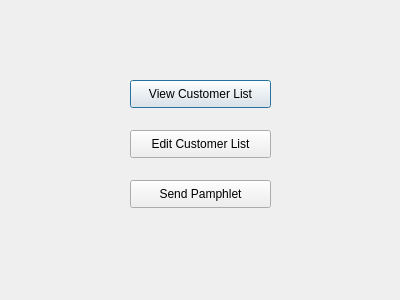
<?xml version="1.0" encoding="UTF-8"?>
<ui version="4.0">
 <class>SecDialog</class>
 <widget class="QDialog" name="SecDialog">
  <property name="geometry">
   <rect>
    <x>0</x>
    <y>0</y>
    <width>400</width>
    <height>300</height>
   </rect>
  </property>
  <property name="font">
   <font>
    <family>MS Shell Dlg 2</family>
   </font>
  </property>
  <property name="windowTitle">
   <string>Dialog</string>
  </property>
  <property name="styleSheet">
   <string notr="true"/>
  </property>
  <widget class="QPushButton" name="customerList_pushButton">
   <property name="geometry">
    <rect>
     <x>130</x>
     <y>80</y>
     <width>141</width>
     <height>28</height>
    </rect>
   </property>
   <property name="text">
    <string>View Customer List</string>
   </property>
  </widget>
  <widget class="QPushButton" name="editList_pushButton">
   <property name="geometry">
    <rect>
     <x>130</x>
     <y>130</y>
     <width>141</width>
     <height>28</height>
    </rect>
   </property>
   <property name="text">
    <string>Edit Customer List</string>
   </property>
  </widget>
  <widget class="QPushButton" name="snedPamphlet_pushButton">
   <property name="geometry">
    <rect>
     <x>130</x>
     <y>180</y>
     <width>141</width>
     <height>28</height>
    </rect>
   </property>
   <property name="text">
    <string>Send Pamphlet</string>
   </property>
  </widget>
 </widget>
 <resources/>
 <connections>
  <connection>
   <sender>customerList_pushButton</sender>
   <signal>clicked()</signal>
   <receiver>SecDialog</receiver>
   <slot>viewCustomerList()</slot>
   <hints>
    <hint type="sourcelabel">
     <x>189</x>
     <y>97</y>
    </hint>
    <hint type="destinationlabel">
     <x>264</x>
     <y>41</y>
    </hint>
   </hints>
  </connection>
  <connection>
   <sender>editList_pushButton</sender>
   <signal>clicked()</signal>
   <receiver>SecDialog</receiver>
   <slot>editCustomerList()</slot>
   <hints>
    <hint type="sourcelabel">
     <x>241</x>
     <y>140</y>
    </hint>
    <hint type="destinationlabel">
     <x>273</x>
     <y>122</y>
    </hint>
   </hints>
  </connection>
  <connection>
   <sender>snedPamphlet_pushButton</sender>
   <signal>clicked()</signal>
   <receiver>SecDialog</receiver>
   <slot>sendPamphletList()</slot>
   <hints>
    <hint type="sourcelabel">
     <x>181</x>
     <y>189</y>
    </hint>
    <hint type="destinationlabel">
     <x>265</x>
     <y>240</y>
    </hint>
   </hints>
  </connection>
 </connections>
 <slots>
  <slot>viewCustomerList()</slot>
  <slot>editCustomerList()</slot>
  <slot>sendPamphletList()</slot>
 </slots>
</ui>
